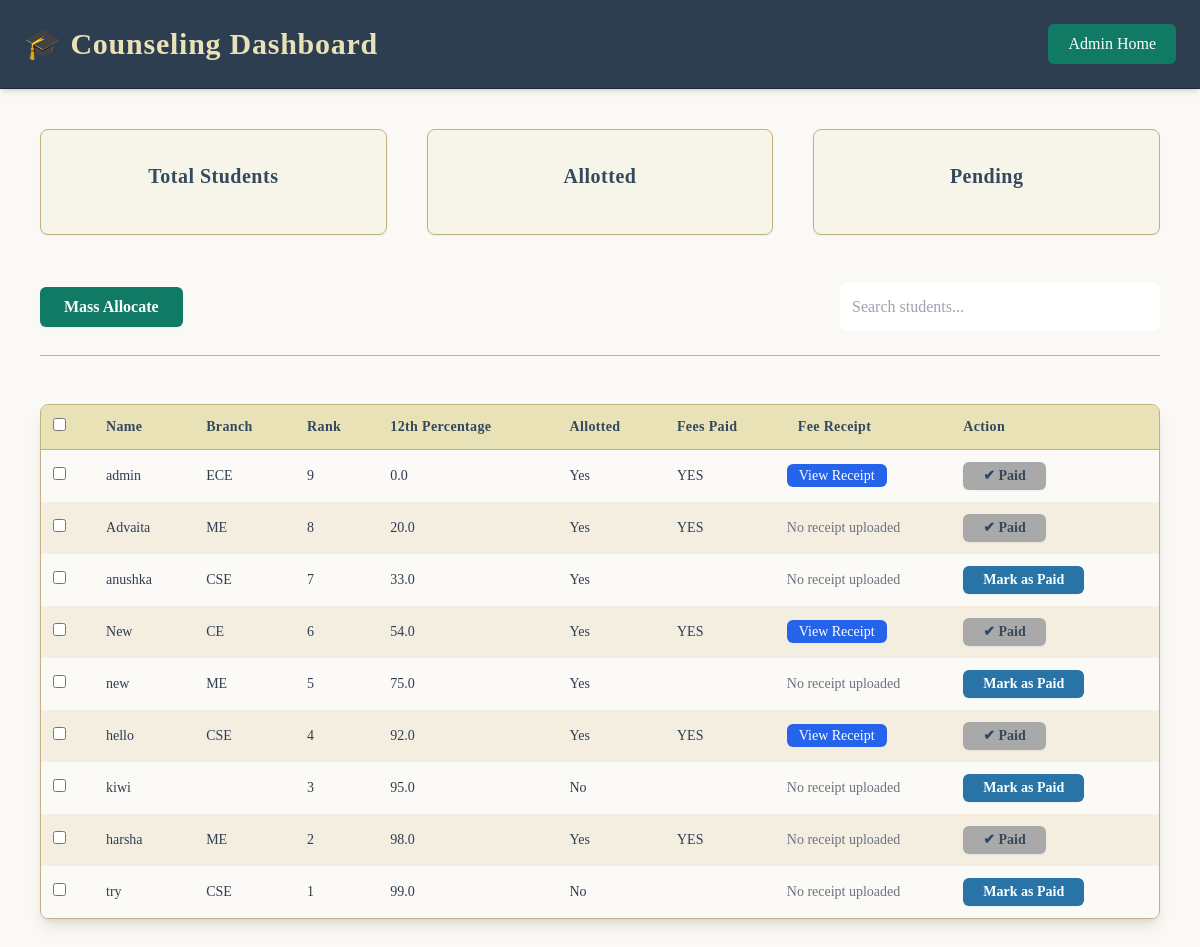
/admin-temp/admin_student_panel/, run on the app's committed database.
### home/models.py (models this page shows, shortened)
class StudentDetail(models.Model):
    COURSE_CHOISE=[
        ('','NOT CHOSEN'),
        ('MCA','MCA'),
        ('BCA','BCA'),
        ('B-TECH','B-TECH'),
    ]
    ALLOTTED_BRANCH= [
                        ('', 'Waiting'),
                        ('CSE', 'Computer Science'),
                        ('ECE', 'Electronics'),
                        ('ME', 'Mechanical'),
                        ('CE', 'Civil'),
                      ]
    FEE_PAID=[('','Waiting'),
                ('NO','NO'),
                ('YES','YES'),
                ('COMMING','COMMING'),]
    IS_ALLOTTED=[('','Waiting'),
                ('NO','NO'),
                ('YES','YES'),
                ('COMMING','COMMING'),
    ]
    user = models.OneToOneField('CustomUser', on_delete=models.CASCADE)
    name = models.CharField(max_length=150,blank=True, null=True)
    phone = models.CharField(max_length=15,blank=True, null=True)
    email = models.EmailField(unique=True,blank=True, null=True)
    father_name=models.CharField(max_length=100)
    mother_name=models.CharField(max_length=100)
    adhar_no=models.CharField(max_length=15)
    address = models.TextField()
    dob = models.DateField()
    math_10 = models.IntegerField(validators=[MinValueValidator(0), MaxValueValidator(100)])
    science_10 = models.IntegerField(validators=[MinValueValidator(0), MaxValueValidator(100)])
    english_10 = models.IntegerField(validators=[MinValueValidator(0), MaxValueValidator(100)])
    hindi_10 = models.IntegerField(validators=[MinValueValidator(0), MaxValueValidator(100)])
    Percentage_10 = models.FloatField(validators=[MinValueValidator(0.0), MaxValueValidator(100.0)],
                                   default=0.0)
    physics_12 = models.IntegerField(validators=[MinValueValidator(0), MaxValueValidator(100)])
    chemistry_12 = models.IntegerField(validators=[MinValueValidator(0), MaxValueValidator(100)])
    math_12 = models.IntegerField(validators=[MinValueValidator(0), MaxValueValidator(100)])
    Percentage_12 = models.FloatField(validators=[MinValueValidator(0.0), MaxValueValidator(100.0)],
                                   default=0.0)
    course_opted = models.CharField(
        max_length=50,
        choices=COURSE_CHOISE,
        blank=True,
        default='',
        verbose_name="Course Opted"
    )
    branch_1 = models.CharField(max_length=50)
    branch_2 = models.CharField(max_length=50)
    fee_receipt = models.ImageField(
        upload_to="fee_receipts/",   # folder inside MEDIA_ROOT
        blank=True,
        null=True,
        verbose_name="Fee Receipt"
    )
    rank = models.PositiveIntegerField(null=True, blank=True)
    is_allotted = models.CharField(
        max_length=50,
        choices=IS_ALLOTTED,
        blank=True,
        default='',
        verbose_name="Is Allotted"
    )
    allotted_branch = models.CharField(
        max_length=50,
        choices=ALLOTTED_BRANCH,
        blank=True,
        default='',
        verbose_name="Allotted Branch"
    )
    fee_paid = models.CharField(max_length=50,
        choices=FEE_PAID,
        blank=True,
        default='',
        verbose_name="Fee Paid"
    )

class CustomUser(AbstractUser):
    is_student = models.BooleanField(default=False)

### home/views.py (the view)
# urls.py: path('admin-temp/admin_student_panel/', views.admin_panel, name='admin_student_panel'),
def admin_panel(request):
    search_query = request.GET.get('search', '')
    branch_filter = request.GET.get('branch', '')
    students = StudentDetail.objects.all().order_by('-rank')
    if search_query:
        students = students.filter(name__icontains=search_query)  # adjust field names
    if branch_filter:
        students = students.filter(allotted_branch=branch_filter)
    return render(request, 'admin-temp/admin_dashboard.html', {
        'students': students
    })

### templates/admin-temp/admin_dashboard.html (shortened to what this page needs)
{% load static %}
<!DOCTYPE html>
<html lang="en" class="bg-[#FAF9F6] text-slate-900 font-serif min-h-screen">
  <head>
    <script src="https://cdn.tailwindcss.com"></script>
  </head>
  <body class="bg-[#FAF9F6] text-slate-900 antialiased">
    <header
      class="bg-[#2C3E50] shadow-md p-6 flex justify-between items-center sticky top-0 z-50 border-b border-[#1F2A38] text-[#EAE2B7]"
    >
      <h1 class="text-3xl font-semibold tracking-wide">
        🎓 Counseling Dashboard
      </h1>
      <a
        href="{% url 'admin:index' %}"
        class="bg-[#117A65] hover:bg-[#0E6655] focus:outline-none focus:ring-2 focus:ring-offset-1 focus:ring-[#148F77] text-[#FDFEFE] font-medium px-5 py-2 rounded-md shadow-sm transition duration-200"
      >
        Admin Home
      </a>
    </header>
    <main class="p-10 max-w-7xl mx-auto space-y-12">
      <section class="grid grid-cols-1 md:grid-cols-3 gap-10">
        <div
          class="bg-[#F7F4EA] border border-[#C2B280] rounded-lg p-8 text-center shadow-sm hover:shadow-md transition-shadow duration-300"
        >
          <h2 class="text-xl font-semibold mb-3 tracking-wide text-[#34495E]">
            Total Students
          </h2>
        </div>
        <div
          class="bg-[#F7F4EA] border border-[#C2B280] rounded-lg p-8 text-center shadow-sm hover:shadow-md transition-shadow duration-300"
        >
          <h2 class="text-xl font-semibold mb-3 tracking-wide text-[#34495E]">
            Allotted
          </h2>
        </div>
        <div
          class="bg-[#F7F4EA] border border-[#C2B280] rounded-lg p-8 text-center shadow-sm hover:shadow-md transition-shadow duration-300"
        >
          <h2 class="text-xl font-semibold mb-3 tracking-wide text-[#34495E]">
            Pending
          </h2>
        </div>
      </section>
      <section
        class="flex flex-col md:flex-row md:items-center md:justify-between gap-6 border-b border-[#C2B280] pb-6"
      >
        <form
          method="POST"
          action="{% url 'mass_allocation' %}"
          class="flex items-center gap-4"
        >
          <button
            type="submit"
            class="bg-[#117A65] hover:bg-[#0E6655] focus:outline-none focus:ring-2 focus:ring-offset-1 focus:ring-[#148F77] text-[#FDFEFE] font-semibold px-6 py-2 rounded-md shadow-sm transition duration-200"
          >
            Mass Allocate
          </button>
        </form>
        <input
          type="search"
          id="searchInput"
          placeholder="Search students..."
          class="p-3 rounded-md w-full md:w-80 text-slate-900 font-medium placeholder-gray-400 focus:outline-none focus:ring-2 focus:ring-[#2874A6]"
          aria-label="Search students"
        />
      </section>
      <section
        class="overflow-x-auto rounded-lg shadow-lg border border-[#C2B280] bg-[#FEFDFC]"
      >
        <table class="min-w-full text-sm border-collapse">
          <thead class="bg-[#EAE2B7] border-b border-[#C2B280]">
            <tr>
              <th class="p-3 text-left">
                <input
                  type="checkbox"
                  id="selectAll"
                  class="cursor-pointer"
                  aria-label="Select all students"
                />
              </th>
              <th
                class="p-3 text-left font-semibold tracking-wide text-[#34495E]"
              >
                Name
              </th>
              <th
                class="p-3 text-left font-semibold tracking-wide text-[#34495E]"
              >
                Branch
              </th>
              <th
                class="p-3 text-left font-semibold tracking-wide text-[#34495E]"
              >
                Rank
              </th>
              <th
                class="p-3 text-left font-semibold tracking-wide text-[#34495E]"
              >
                12th Percentage
              </th>
              <th
                class="p-3 text-left font-semibold tracking-wide text-[#34495E]"
              >
                Allotted
              </th>
              <th
                class="p-3 text-left font-semibold tracking-wide text-[#34495E]"
              >
                Fees Paid
              </th>
              <th
                class="p-3 text-left font-semibold tracking-wide text-[#34495E]"
              >
                Fee Receipt
              </th>
              <th
                class="p-3 text-left font-semibold tracking-wide text-[#34495E]"
              >
                Action
              </th>
            </tr>
          </thead>
          <tbody id="studentTable">
            {% for student in students %}
            <tr
              class="odd:bg-[#FCFAF6] even:bg-[#F4EEE1] hover:bg-[#D6EAF8] transition-colors duration-200"
            >
              <td class="p-3">
                <input
                  type="checkbox"
                  class="selectRow cursor-pointer"
                  value="{{ student.id }}"
                  aria-label="Select student {{ student.user.username }}"
                />
              </td>
              <td class="p-3 font-medium text-[#2C3E50]">
                {{ student.user.username }}
              </td>
              <td class="p-3 text-[#2C3E50]">{{ student.allotted_branch }}</td>
              <td class="p-3 text-[#2C3E50]">{{ student.rank }}</td>
              <td class="p-3 text-[#2C3E50]">{{ student.Percentage_12 }}</td>
              <td class="p-3 text-[#2C3E50]">
                {{ student.is_allotted|yesno:"Yes,No" }}
              </td>
              <td class="p-3 text-[#2C3E50]">{{ student.fee_paid }}</td>
              <td>
                {% if student.fee_receipt %}
                <a
                  href="{{ student.fee_receipt.url }}"
                  target="_blank"
                  class="bg-blue-600 text-white px-3 py-1 rounded-md"
                >
                  View Receipt
                </a>
                {% else %}
                <span class="text-gray-500">No receipt uploaded</span>
                {% endif %}
              </td>
              <td class="p-3 whitespace-nowrap">
                {% if student.fee_paid != "YES" %}
                <form
                  method="POST"
                  action="{% url 'mark_fees_paid' student.id %}"
                >
                  <button
                    type="submit"
                    class="bg-[#2874A6] hover:bg-[#1B4F72] focus:outline-none focus:ring-2 focus:ring-offset-1 focus:ring-[#4D90FE] text-white font-semibold px-5 py-1 rounded-md shadow-sm transition duration-200"
                  >
                    Mark as Paid
                  </button>
                </form>
                {% else %}
                <button
                  type="button"
                  disabled
                  class="bg-[#A9A9A9] text-[#34495E] px-5 py-1 rounded-md cursor-not-allowed font-semibold shadow-sm"
                >
                  ✔ Paid
                </button>
                {% endif %}
              </td>
            </tr>
            {% endfor %}
          </tbody>
        </table>
      </section>
    </main>
  </body>
</html>

### data on the page
StudentDetail: user.username "admin", allotted_branch "ECE", rank "9", Percentage_12 "0.0", is_allotted "Yes", fee_paid "YES", shows "✔ Paid"
StudentDetail: user.username "Advaita", allotted_branch "ME", rank "8", Percentage_12 "20.0", is_allotted "Yes", fee_paid "YES", fee_receipt "No receipt uploaded", shows "✔ Paid"
StudentDetail: user.username "anushka", allotted_branch "CSE", rank "7", Percentage_12 "33.0", is_allotted "Yes", fee_receipt "No receipt uploaded", fee_paid "Mark as Paid"
StudentDetail: user.username "New", allotted_branch "CE", rank "6", Percentage_12 "54.0", is_allotted "Yes", fee_paid "YES", shows "✔ Paid"
StudentDetail: user.username "new", allotted_branch "ME", rank "5", Percentage_12 "75.0", is_allotted "Yes", fee_receipt "No receipt uploaded", fee_paid "Mark as Paid"
StudentDetail: user.username "hello", allotted_branch "CSE", rank "4", Percentage_12 "92.0", is_allotted "Yes", fee_paid "YES", shows "✔ Paid"
StudentDetail: user.username "kiwi", rank "3", Percentage_12 "95.0", is_allotted "No", fee_receipt "No receipt uploaded", fee_paid "Mark as Paid"
StudentDetail: user.username "harsha", allotted_branch "ME", rank "2", Percentage_12 "98.0", is_allotted "Yes", fee_paid "YES", fee_receipt "No receipt uploaded", shows "✔ Paid"
StudentDetail: user.username "try", allotted_branch "CSE", rank "1", Percentage_12 "99.0", is_allotted "No", fee_receipt "No receipt uploaded", fee_paid "Mark as Paid"
